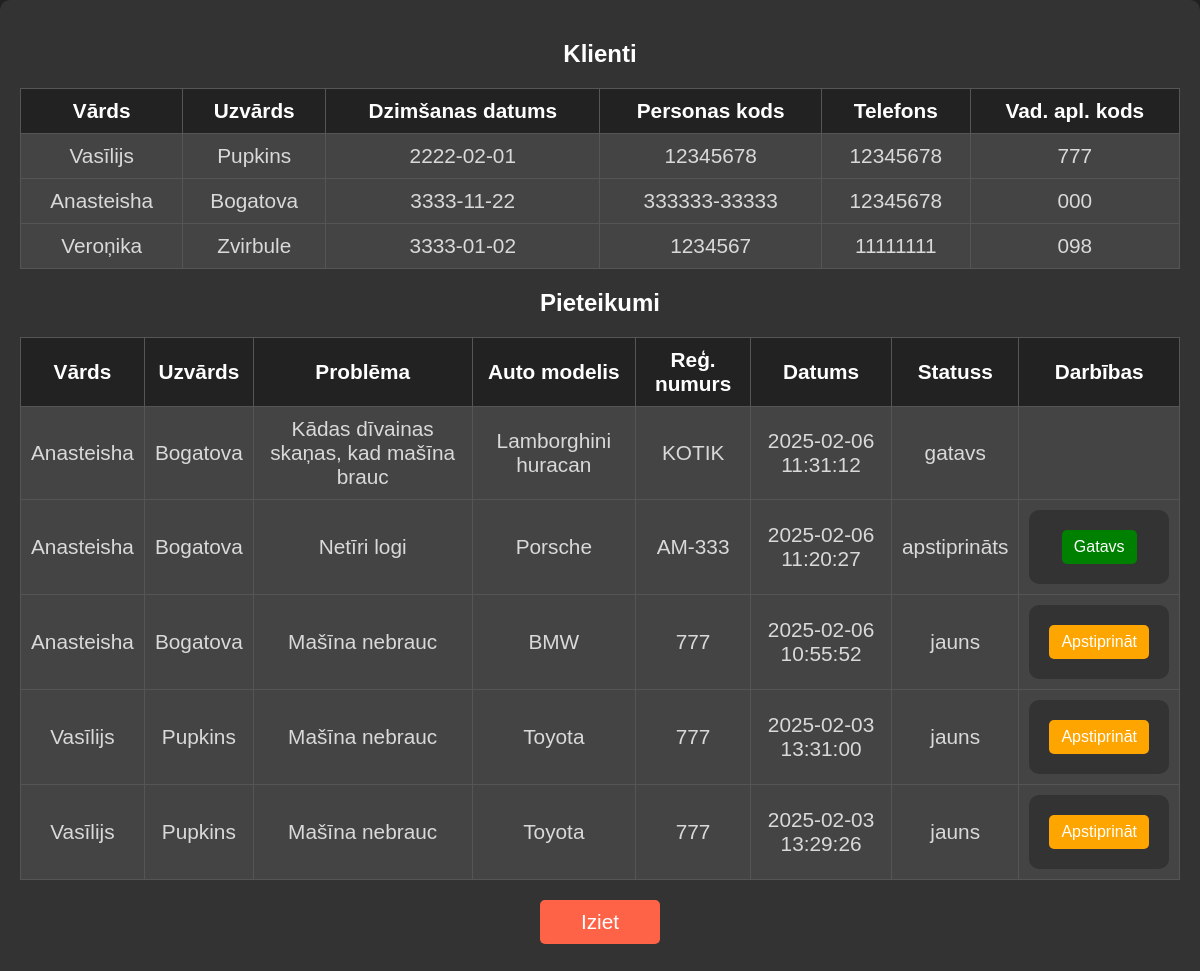
/admin_profile (signed in), run on the app's committed database.
### tables this page shows
CREATE TABLE clients (
        id INTEGER PRIMARY KEY,
        first_name TEXT NOT NULL,
        last_name TEXT NOT NULL,
        birth_date TEXT NOT NULL,
        personal_code TEXT NOT NULL,
        phone_number TEXT NOT NULL,
        driving_license TEXT NOT NULL,
        user_id INTEGER,
        FOREIGN KEY (user_id) REFERENCES users(id));

CREATE TABLE appointments (
        id INTEGER PRIMARY KEY,
        client_id INTEGER,
        issue TEXT NOT NULL,
        car_model TEXT NOT NULL,
        reg_number TEXT NOT NULL,
        request_date TEXT NOT NULL,
        status TEXT NOT NULL,
        FOREIGN KEY (client_id) REFERENCES clients(id));

### main.py (the view)
@app.route('/admin_profile')
def admin_profile():
    if 'username' not in session or session.get('role') != 'admin':
        return redirect(url_for('login'))
    conn = database_connection()
    clients = conn.execute('SELECT * FROM clients').fetchall() # dabū visu klientu sarakstu no datubāzes
    appointments = conn.execute('''
        SELECT appointments.*, clients.first_name, clients.last_name
        FROM appointments
        JOIN clients ON appointments.client_id = clients.id
        ORDER BY appointments.request_date DESC
    ''').fetchall()
    conn.close()
    return render_template('admin_profile.html', clients=clients, appointments=appointments)

### main.py (called while the page is built)
def database_connection():
    conn = sqlite3.connect('autoserviss.db')
    conn.row_factory = sqlite3.Row # ļauj piekļūt kolonnām pēc nosaukuma, nevis pēc kārtas numura
    return conn

### templates/admin_profile.html (shortened to what this page needs)
<!DOCTYPE html>
<html lang="lv">
<head>
    <link rel="stylesheet" href="{{ url_for('static', filename='styles.css') }}">
</head>
<body>
    <div class="admin-container">
        <h2>Klienti</h2>
        <table>
            <tr>
                <th>Vārds</th>
                <th>Uzvārds</th>
                <th>Dzimšanas datums</th>
                <th>Personas kods</th>
                <th>Telefons</th>
                <th>Vad. apl. kods</th>
            </tr>
            {% for client in clients %}
            <tr>
                <td>{{ client.first_name }}</td>
                <td>{{ client.last_name }}</td>
                <td>{{ client.birth_date }}</td>
                <td>{{ client.personal_code }}</td>
                <td>{{ client.phone_number }}</td>
                <td>{{ client.driving_license }}</td>
            </tr>
            {% endfor %}
        </table>
        <h2>Pieteikumi</h2>
        <table>
            <tr>
                <th>Vārds</th>
                <th>Uzvārds</th>
                <th>Problēma</th>
                <th>Auto modelis</th>
                <th>Reģ. numurs</th>
                <th>Datums</th>
                <th>Statuss</th>
                <th>Darbības</th>
            </tr>
            {% for appointment in appointments %}
            <tr>
                <td>{{ appointment.first_name }}</td>
                <td>{{ appointment.last_name }}</td>
                <td>{{ appointment.issue }}</td>
                <td>{{ appointment.car_model }}</td>
                <td>{{ appointment.reg_number }}</td>
                <td>{{ appointment.request_date }}</td>
                <td>{{ appointment.status }}</td>
                <td>
                    {% if appointment.status == "jauns" %}
                        <form method="POST" action="{{ url_for('update_status', app_id=appointment.id, new_status='apstiprināts') }}">
                            <button type="submit" class="approve-btn">Apstiprināt</button>
                        </form>
                    {% elif appointment.status == "apstiprināts" %}
                        <form method="POST" action="{{ url_for('update_status', app_id=appointment.id, new_status='gatavs') }}">
                            <button type="submit" class="ready-btn">Gatavs</button>
                        </form>
                    {% endif %}
                </td>
            </tr>
            {% endfor %}
        </table>
        <a href="{{ url_for('admin_login') }}" class="logout-btn">Iziet</a>
    </div>
</body>
</html>

### static/styles.css (style rules this page uses)
body { font-family: Arial, sans-serif; background-color: #222; color: #fff; margin: 0; padding: 0; }
a { color: rgba(232, 230, 230, 0.683); text-decoration: underline; font-size: 1.3rem; }
form { background-color: #333; padding: 20px; border-radius: 10px; font-size: 1.3rem; }
button { background-color: #ff6347; color: #fff; padding: 10px 20px; border: none; border-radius: 5px; cursor: pointer; font-size: 1rem; }
table { display: table; border-spacing: 13px; width: 100%; font-size: 1.3rem; margin-top: 33px; }
td { background-color: #444; color: rgba(255, 255, 255, 0.795); }
.approve-btn { background-color: #ffa500; color: #fff; padding: 8px 12px; border: none; border-radius: 5px; cursor: pointer; }
.ready-btn { background-color: #008000; color: #fff; padding: 8px 12px; border: none; border-radius: 5px; cursor: pointer; }
.logout-btn { display: block; width: 100px; margin: 20px auto; padding: 10px; background-color: #ff6347; color: white; text-align: center; text-decoration: none; border-radius: 5px; }

### data on the page
clients: first_name "Vasīlijs", last_name "Pupkins", birth_date "2222-02-01", personal_code "12345678", phone_number "12345678", driving_license "777"
clients: first_name "Anasteisha", last_name "Bogatova", birth_date "3333-11-22", personal_code "333333-33333", phone_number "12345678", driving_license "000"
clients: first_name "Veroņika", last_name "Zvirbule", birth_date "3333-01-02", personal_code "1234567", phone_number "11111111", driving_license "098"
appointments: first_name "Anasteisha", last_name "Bogatova", issue "Kādas dīvainas skaņas, kad mašīna brauc", car_model "Lamborghini huracan", reg_number "KOTIK", request_date "2025-02-06 11:31:12", status "gatavs"
appointments: first_name "Anasteisha", last_name "Bogatova", issue "Netīri logi", car_model "Porsche", reg_number "AM-333", request_date "2025-02-06 11:20:27", status "apstiprināts"
appointments: first_name "Anasteisha", last_name "Bogatova", issue "Mašīna nebrauc", car_model "BMW", reg_number "777", request_date "2025-02-06 10:55:52", status "jauns"
appointments: first_name "Vasīlijs", last_name "Pupkins", issue "Mašīna nebrauc", car_model "Toyota", reg_number "777", request_date "2025-02-03 13:31:00", status "jauns"
appointments: first_name "Vasīlijs", last_name "Pupkins", issue "Mašīna nebrauc", car_model "Toyota", reg_number "777", request_date "2025-02-03 13:29:26", status "jauns"
